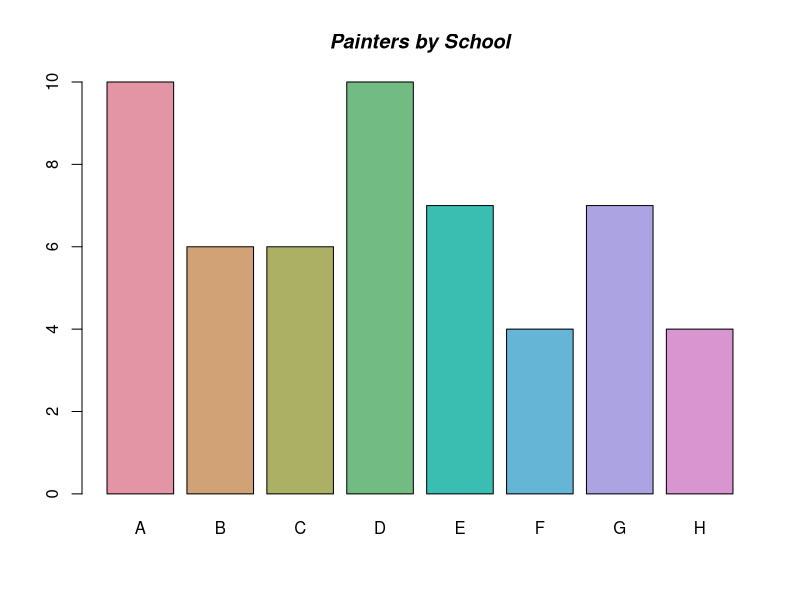
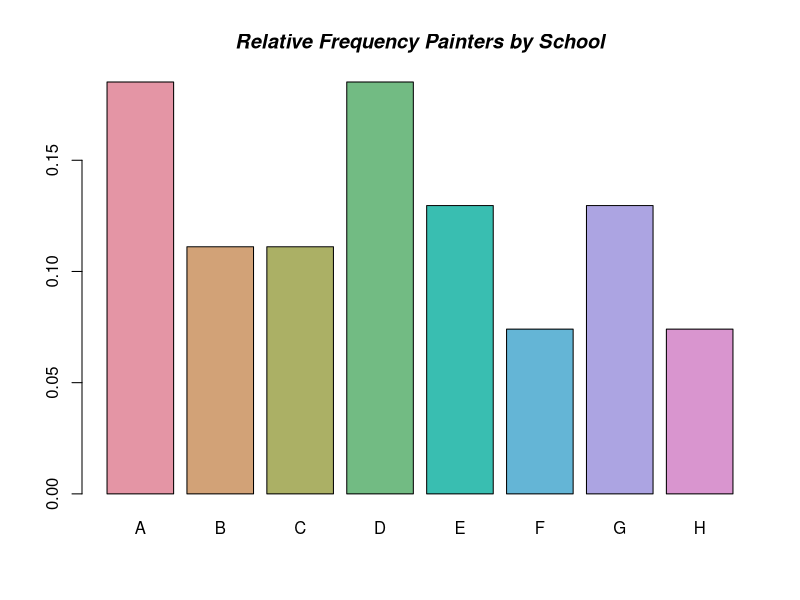
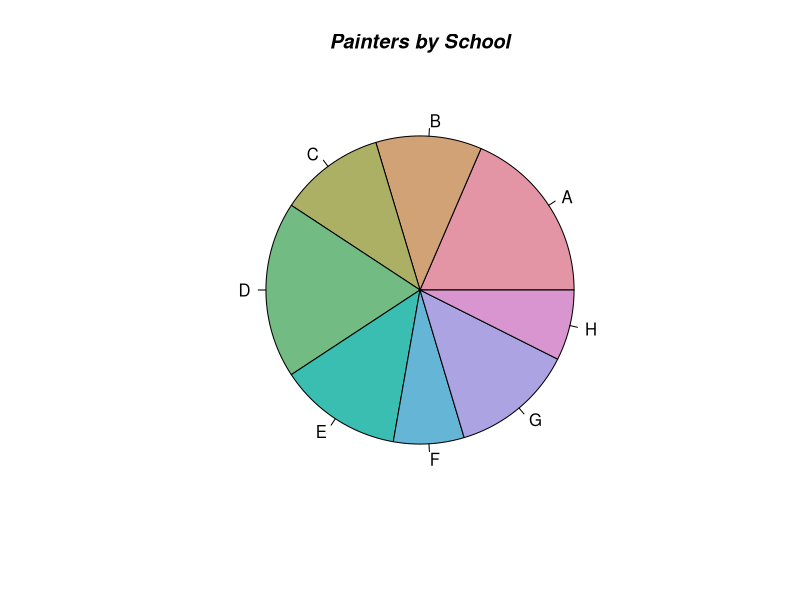

Write R code to recreate these figures, in order.
library (MASS)
library (colorspace)

thisdata <- painters

school = painters$School
school.freq = table(school)
barplot(school.freq, col=rainbow_hcl(nrow(school.freq)))
title(main = "Painters by School", font.main = 4)


school.relative_freq = school.freq / nrow(painters)


barplot(school.relative_freq, col=rainbow_hcl(nrow(school.relative_freq)))
title(main = "Relative Frequency Painters by School", font.main = 4)

pie(school.freq, col=rainbow_hcl(nrow(school.relative_freq)))
title(main = "Painters by School", font.main = 4)
